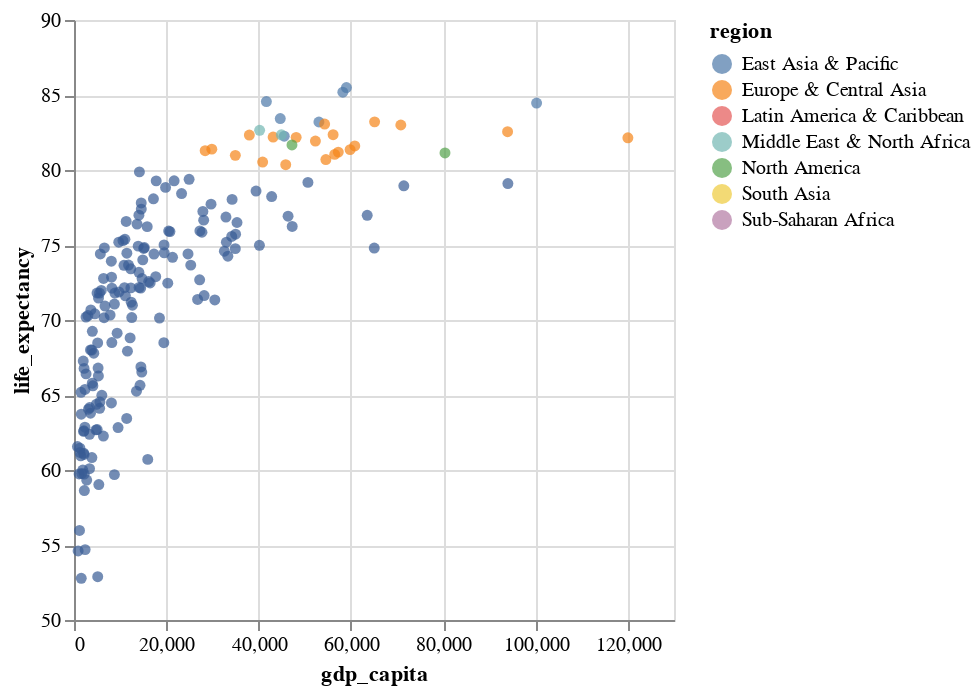

Here is the notebook cell this chart was saved with:
### Markdown cell above
- **Use case:** Highlighting individual points / bars / lines via click, mouseover inside Plot

- **Logic:**
    - 1. Define selection logic: `selection_point()`
    - 2. Link the selection as a Parameter to the Altair Chair: `add_params()`
    - 3. Implement Highlighting via conditional coloring/sizing/opacity: `condition()`
- **Usage**: Shift + click/mouseover/etc. for selection of multiple points

### Code cell
alt.Chart(data).mark_circle().encode(
    x = 'gdp_capita',
    y = alt.Y('life_expectancy').scale(zero=False),
    color = alt.condition(alt.datum.life_expectancy>0, if_true='region', if_false=alt.value('#385b94')),
).properties(width='container')

### Figure 1 — Vega-Lite specification as saved in the notebook (floating-point values rounded to 4 significant figures; data arrays with more than 128 entries replaced by an {"elided": "..."} marker saying what was removed)
{"config": {"view": {"continuousWidth": 300, "continuousHeight": 300}}, "data": {"name": "data-eab3cd4a016b6ff4a9ee7cad98a336da"}, "mark": {"type": "circle"}, "encoding": {"color": {"condition": {"test": "(datum.life_expectancy > 80)", "field": "region", "type": "nominal"}, "value": "#385b94"}, "x": {"field": "gdp_capita", "type": "quantitative"}, "y": {"field": "life_expectancy", "scale": {"zero": false}, "type": "quantitative"}}, "width": "container", "$schema": "https://vega.github.io/schema/vega-lite/v5.15.1.json", "datasets": {"data-eab3cd4a016b6ff4a9ee7cad98a336da": {"elided": "217 records"}}}
